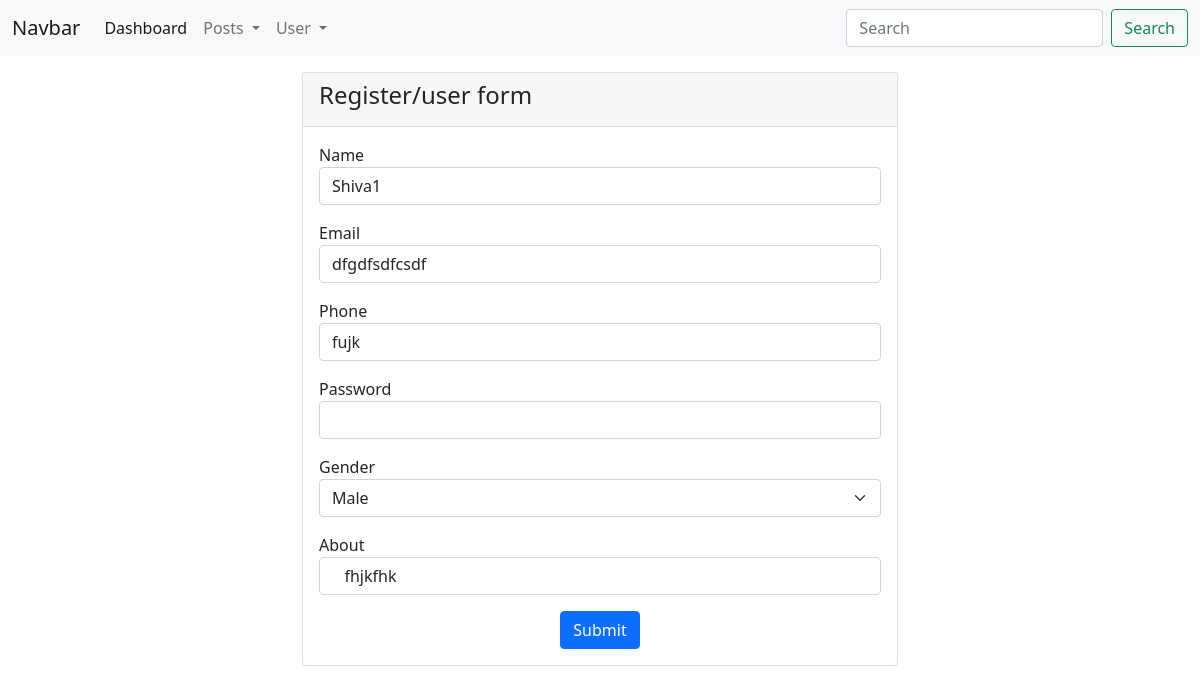
Screenshot of /admin/add-user.php?eid=9 (signed in) with the database file from the repository.
### tables this page shows
CREATE TABLE `user` (
  `id` int(11) NOT NULL,
  `name` varchar(150) NOT NULL,
  `email` varchar(150) NOT NULL,
  `phone` varchar(150) NOT NULL,
  `password` varchar(250) NOT NULL,
  `gender` varchar(50) NOT NULL,
  `about` varchar(400) NOT NULL
);

### admin/add-user.php (the view, shortened to what this page needs)
<?php
include('../includes/db.php');
if(isset($_GET['eid'])){
    $id=$_GET['eid'];
     $sql= "SELECT * FROM `user` WHERE id='$id'";
    $query= mysqli_query($mysqli, $sql);
$fetch = mysqli_fetch_array($query);
}
?>
<!DOCTYPE html>
<html lang="en">
<head>
    <?php include("../includes/css.php");?>
</head>
<body>
<?php include("./includes/nav.php");?>
<div class="row">
    <div class="col-md-12 d-flex justify-content-center p-3">
    <div class="card w-50  " >
    <div class="card-header">
        <h4>
            Register/user form
        </h4>
    </div>
    <div class="card-body">
        <form method="POST">
            <div class="row g-3">
                <div class="col-md-12">
                    <label for="">
                        Name
                    </label>
                    <input type="text" name="name" id="name" class="form-control" value="<?php echo (isset($fetch['name']))?$fetch['name']:''  ?>">
                </div>
                <div class="col-md-12">
                    <label for="">
                        Email
                    </label>
                    <input type="text" name="email" id="email" class="form-control" value="<?php echo (isset($fetch['email']))?$fetch['email']:''  ?>">
                </div>
                <div class="col-md-12">
                    <label for="">
                        Phone
                    </label>
                    <input type="text" name="phone" id="phone" class="form-control" value="<?php echo (isset($fetch['phone']))?$fetch['phone']:''  ?>">
                </div>
                <div class="col-md-12">
                    <label for="">
                        Password
                    </label>
                    <input type="password" name="password" id="password" class="form-control" >
                </div>
                <div class="col-md-12">
                    <label for="">
                        Gender
                    </label>
                    <select name="gender" id="gender" class="form-select">
                        <option value="Male" <?php echo (isset($fetch['gender'])&&$fetch['gender']=='Male'?'selected':'') ?>>Male</option>
                    </select>
                </div>
                <div class="col-md-12">
                    <label for="">
                        About
                    </label>
                    <input type="text" name="about" id="about" class="form-control" value=" <?php echo (isset($fetch['about']))?$fetch['about']:''  ?>">
                </div>
                <div class="col-md-12 text-center">
                    <button type="submit" class="btn btn-primary" name="submit" id="submit" >Submit </button>
                </div>
            </div>
        </form>
    </div>
</div>
    </div>
</div>
</body>
</html>

### rows the page displays
user: name "Shiva1", email "dfgdfsdfcsdf", phone "fujk", gender "Male", about "fhjkfhk"
